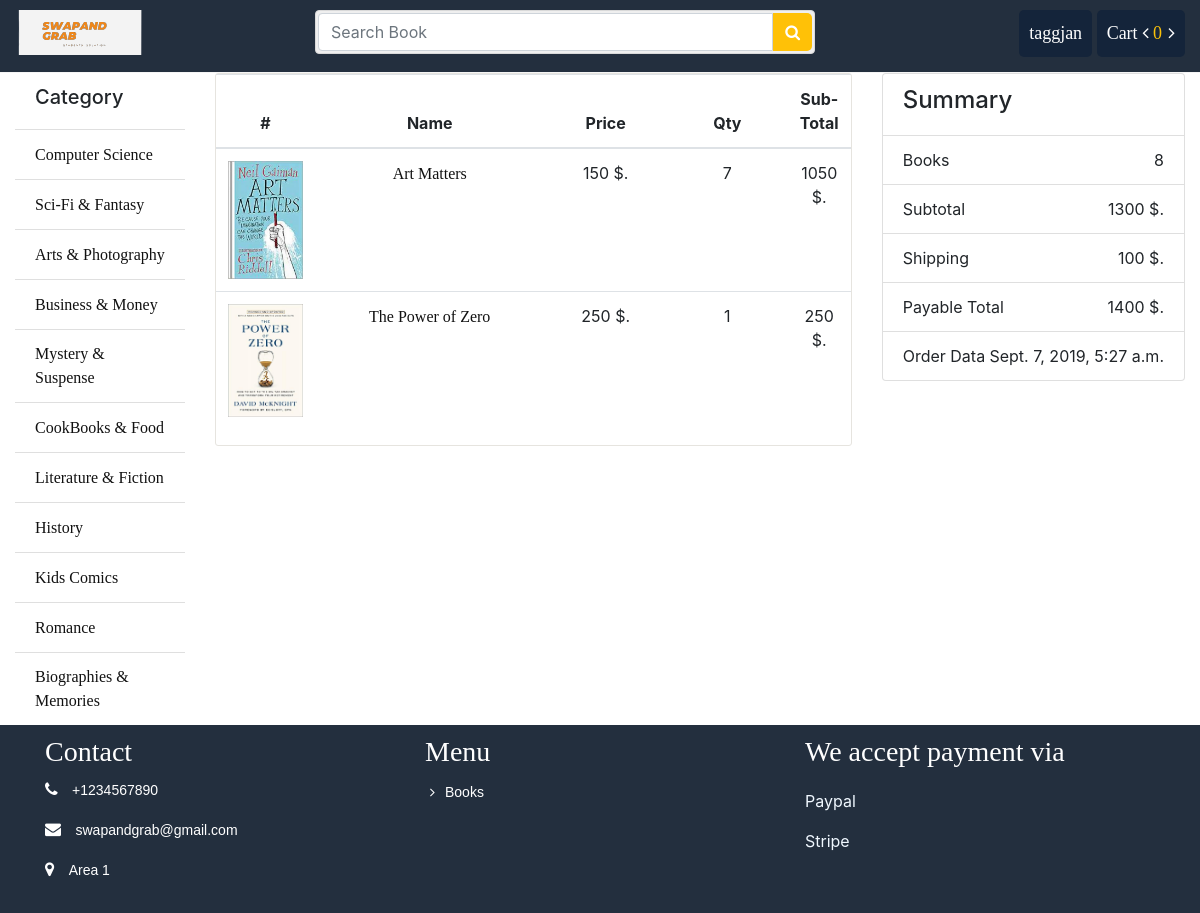
The page /order/6 (signed in) on the database its author committed.
### store/models.py (models this page shows, shortened)
class Category(models.Model):
	name = models.CharField(max_length = 100)
	slug = models.SlugField(max_length = 150, unique=True ,db_index=True)
	icon = models.FileField(upload_to = "category/")
	create_at = models.DateTimeField(auto_now_add = True)
	updated_at = models.DateTimeField(auto_now_add = True)

class Book(models.Model):
	writer = models.ForeignKey(Writer, on_delete = models.CASCADE)
	category = models.ForeignKey(Category, on_delete = models.CASCADE)
	name = models.CharField(max_length = 100)
	slug = models.SlugField(max_length=100, db_index=True)
	price = models.IntegerField()
	stock = models.IntegerField()
	coverpage = models.FileField(upload_to = "coverpage/")
	bookpage = models.FileField(upload_to = "bookpage/")
	created = models.DateTimeField(auto_now_add=True)
	updated = models.DateTimeField(auto_now=True)
	totalreview = models.IntegerField(default=1)
	totalrating = models.IntegerField(default=5)
	status = models.IntegerField(default=0)
	description = models.TextField()

### order/models.py (models this page shows, shortened)
class OrderItem(models.Model):
    order = models.ForeignKey(Order, on_delete=models.CASCADE)
    book = models.ForeignKey(Book, on_delete=models.CASCADE)
    price = models.DecimalField(max_digits=10, decimal_places=2)
    quantity = models.PositiveIntegerField(default=1)

class Order(models.Model):
	customer = models.ForeignKey(User, on_delete = models.CASCADE)
	name = models.CharField(max_length=30)
	email = models.EmailField()
	phone = models.CharField(max_length=16)
	address = models.CharField(max_length=150)
	division = models.CharField(max_length=20)
	district = models.CharField(max_length=30)
	zip_code = models.CharField(max_length=30)
	payment_method = models.CharField(max_length = 20)
	account_no = models.CharField(max_length = 20)
	transaction_id = models.IntegerField()
	payable = models.IntegerField()
	totalbook = models.IntegerField()
	created = models.DateTimeField(auto_now_add=True)
	updated = models.DateTimeField(auto_now=True)
	paid = models.BooleanField(default=False)
	class Meta:
		ordering = ('-created', )

### order/views.py (the view)
# urls.py: path('<int:id>', views.order_details, name="order_details"),
def order_details(request, id):
	order_summary = get_object_or_404(Order, id=id)
	if order_summary.customer_id != request.user.id:
		return redirect('store:index')
	orderedItem = OrderItem.objects.filter(order_id=id)
	context = {
		"o_summary": order_summary,
		"o_item": orderedItem
	}
	return render(request, 'order/details.html', context)

### cart/cart.py (called while the page is built)
    def __len__(self):
        return sum(item['quantity'] for item in self.cart.values())

### store/context_processors.py (called while the page is built)
def sidebar(request):
	categories = Category.objects.all()
	context = {
		"cat":categories
	}
	return context

def cart(request):
	cart = Cart(request)
	context = {
		"cart": cart
	}
	return context

### store/templatetags/customfunction.py (called while the page is built)
@register.filter(name='subtotal')
def subtotal(value, args):
	return value*args

### order/templates/order/details.html
{% extends 'store/base.html' %}
{% load static %}
{% load customfunction %}
{% block container %}
			<div class="row">
				<div class="col-sm-8">
					<div class="cart_info">
					    <table class="table table-hover">
					        <thead class="text-center">
					            <tr>
					                <th scope="col">#</th>
					                <th scope="col" style="width: 250px">Name</th>
					                <th scope="col">Price</th>
					                <th scope="col" >Qty</th>
					                <th scope="col"> Sub-Total</th>
					            </tr>
					        </thead>
					        <tbody class="text-center">
					        	{% for item in o_item %}
					            <tr>
					                <td class="cart_coverpage"><a href=""><img src="{{ item.book.coverpage.url}}"></a></td>
					                <td><a href="{% url 'store:book' id=item.book.id %}">{{ item.book.name }}</a></td>
					                <td class="cart_quantity">{{ item.book.price }} $.</td>
					                <td class="cart_quantity">{{ item.quantity }}</td>
					                <td>{{ item.book.price|subtotal:item.quantity }} $.</td>
					            </tr>
					            {% endfor %}
					        </tbody>
					    </table>
					</div>
				</div>
				<div class="col-sm-4">
					<ul class="list-group">
						<li class="list-group-item d-flex justify-content-between align-items-center"><h4>Summary</h4></li>
						<li class="list-group-item d-flex justify-content-between align-items-center">Books<span>{{ o_summary.totalbook }}</span></li>
						<li class="list-group-item d-flex justify-content-between align-items-center">Subtotal<span>{{ o_summary.payable }} $.</span></li>
						<li class="list-group-item d-flex justify-content-between align-items-center">Shipping<span>{{ 100 }} $.</span></li>
						<li class="list-group-item d-flex justify-content-between align-items-center">Payable Total<span>{{ o_summary.payable|add:100 }} $.</span></li>
						<li class="list-group-item d-flex justify-content-between align-items-center">Order Data<span>{{ o_summary.created }}</span></li>
					</ul>
				</div>
			</div>
		{% endblock %}

### store/templates/store/bin/header.html (shortened to what this page needs)
{% load static %}
<div class="header-top">
	<div class="container-fluid">
		<div class="row">
			<div class="col-sm-3">
				<div class="pull-left">
					<a href="{% url 'store:index' %}"><img src="{% static 'images/logo/logo.svg' %}" alt="" /></a>
				</div>
			</div>
			<div class="col-sm-5">
				<form action="{% url 'search:search' %}" method="GET">
					<div class="input-group search_box">
						<input type="text" class="form-control" placeholder="Search Book" name="q" value="{{search}}">
						<button class="btn btn-primary" type="submit"><i class="fa fa-search"></i></button>
					</div>
				</form>
			</div>
			<div class="col-sm-4">
				<div class="pull-right">
					<ul class="navbar-nav">
						{% if request.user.is_authenticated %}
					    <li class="dropdown profile"><a href="#">{{ request.user.username }}</a>
					    </li>
					    <li class="cart">
					    	<a href="{% url 'cart:cart_details' %}">Cart <i class="fa fa-angle-left"></i>
					    		<span class="totalcart" id="gettotalcart"> {{ cart|length }} </span>
					    		<i class="fa fa-angle-right"></i>
					    	</a>
					    </li>
					    {% endif %}
					</ul>
				</div>
			</div>
		</div>
	</div>
</div>

### store/templates/store/bin/sidebar.html
			<ul class="list-group list-group-flush">
				<li class="list-group-item"><h5>Category</h5></li>
				{% for p in cat %}
				<li class="list-group-item"><a href="{% url 'store:category' id=p.id %}">{{p.name}}</a></li>
				{% endfor %}
			</ul>

### store/static/css/style.css (style rules this page uses)
.header-top { border-bottom: 1px solid #f5f5f5; padding-top: 10px; padding-bottom: 15px; background: none repeat scroll 0 0 #232f3e; }
.search_box { padding: 2px; background-color: #efefef; border: 1px solid #d9d9d9; border-radius: 4px; position:absolute; width:100%; }
.search_box .btn.btn-primary { background:#ffc107 !important; border-color: #ffc107; border: 0 none; border-radius: 0; margin-top: 0; border-radius: 0 5px 5px 0 ; }
.navbar-nav { display: block; }
.navbar-nav li { display: inline-block; }
.navbar-nav li a { color: #fff; font-size: 18px; text-decoration: none; }
.cart, .profile { background: #14243a; padding: 10px; border-radius: 5px; }
.totalcart { color: #fac10a; margin-right:2px; }
.titleheader > h3, a { font-family: "Times New Roman", Times, serif; display: inline-block; }
ul li { list-style: none; }
.list-group li a { color: #111; }
td a { color: #111!important; }
.cart_info { border: 1px solid #E6E4DF; border-radius: 3px; margin-bottom: 20px; }
.cart_coverpage a img { max-width:75px; }
.cart_quantity { width: 130px; }

### rows shown on the page
Category: name "Computer Science"
Category: name "Sci-Fi & Fantasy"
Category: name "Arts & Photography"
Category: name "Business & Money"
Category: name "Mystery & Suspense"
Category: name "CookBooks & Food"
Category: name "Literature & Fiction"
Category: name "History"
Category: name "Kids Comics"
Category: name "Romance"
Category: name "Biographies & Memories"
OrderItem: book.coverpage (picture), book.name "Art Matters", book.price "150", quantity "7", book.price|subtotal "1050"
OrderItem: book.coverpage (picture), book.name "The Power of Zero", book.price "250", quantity "1", book.price|subtotal "250"
Order: totalbook "8", payable "1300", payable|add "1400", created "Sept. 7, 2019, 5:27 a.m."

### other values the page prints
{{ request.user.username }} "taggjan"
{{ cart|length }} "0"
{{ 100 }} "100"
